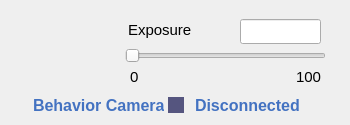
            <widget class="QWidget" name="widget_8" native="true">
             <property name="sizePolicy">
              <sizepolicy hsizetype="Fixed" vsizetype="Fixed">
               <horstretch>0</horstretch>
               <verstretch>0</verstretch>
              </sizepolicy>
             </property>
             <property name="minimumSize">
              <size>
               <width>350</width>
               <height>125</height>
              </size>
             </property>
             <widget class="QLabel" name="label_13">
              <property name="geometry">
               <rect>
                <x>130</x>
                <y>66</y>
                <width>21</width>
                <height>21</height>
               </rect>
              </property>
              <property name="font">
               <font>
                <family>Arial</family>
                <pointsize>11</pointsize>
               </font>
              </property>
              <property name="text">
               <string>0</string>
              </property>
             </widget>
             <widget class="QSlider" name="exposureSliderBCam">
              <property name="geometry">
               <rect>
                <x>125</x>
                <y>44</y>
                <width>201</width>
                <height>23</height>
               </rect>
              </property>
              <property name="orientation">
               <enum>Qt::Horizontal</enum>
              </property>
             </widget>
             <widget class="QLineEdit" name="exposureValueBCam">
              <property name="geometry">
               <rect>
                <x>240</x>
                <y>19</y>
                <width>81</width>
                <height>25</height>
               </rect>
              </property>
             </widget>
             <widget class="QLabel" name="behaviorcamStatusLabel">
              <property name="geometry">
               <rect>
                <x>195</x>
                <y>97</y>
                <width>115</width>
                <height>16</height>
               </rect>
              </property>
              <property name="font">
               <font>
                <family>Arial</family>
                <pointsize>12</pointsize>
                <bold>true</bold>
               </font>
              </property>
              <property name="styleSheet">
               <string notr="true">color: rgb(67, 114, 193);</string>
              </property>
              <property name="text">
               <string>Disconnected</string>
              </property>
             </widget>
             <widget class="QWidget" name="signBehaviorCamera" native="true">
              <property name="geometry">
               <rect>
                <x>168</x>
                <y>97</y>
                <width>16</width>
                <height>16</height>
               </rect>
              </property>
              <property name="styleSheet">
               <string notr="true">background-color: rgb(85, 85, 127);</string>
              </property>
             </widget>
             <widget class="QLabel" name="label_12">
              <property name="geometry">
               <rect>
                <x>128</x>
                <y>19</y>
                <width>91</width>
                <height>21</height>
               </rect>
              </property>
              <property name="font">
               <font>
                <family>Arial</family>
                <pointsize>11</pointsize>
               </font>
              </property>
              <property name="text">
               <string>Exposure</string>
              </property>
             </widget>
             <widget class="QPushButton" name="connectBehaviorCameraButton">
              <property name="geometry">
               <rect>
                <x>8</x>
                <y>19</y>
                <width>92</width>
                <height>74</height>
               </rect>
              </property>
              <property name="sizePolicy">
               <sizepolicy hsizetype="Fixed" vsizetype="Fixed">
                <horstretch>0</horstretch>
                <verstretch>0</verstretch>
               </sizepolicy>
              </property>
              <property name="minimumSize">
               <size>
                <width>92</width>
                <height>74</height>
               </size>
              </property>
              <property name="font">
               <font>
                <family>Arial</family>
                <pointsize>11</pointsize>
               </font>
              </property>
              <property name="styleSheet">
               <string notr="true">#connectBehaviorCameraButton{
background-color: transparent; 
border-image: url(:/acquisiton/Asset 13.png);
background:none;
border:none;
background-repeat:none;
}
#connectBehaviorCameraButton:pressed
{
border-image:url(:/acquisiton/Asset 13_pre.png);
background-repeat: no-repeat;
}</string>
              </property>
              <property name="text">
               <string/>
              </property>
             </widget>
             <widget class="QLabel" name="label_17">
              <property name="geometry">
               <rect>
                <x>33</x>
                <y>97</y>
                <width>131</width>
                <height>16</height>
               </rect>
              </property>
              <property name="font">
               <font>
                <family>Arial</family>
                <pointsize>12</pointsize>
                <bold>true</bold>
               </font>
              </property>
              <property name="styleSheet">
               <string notr="true">color: rgb(67, 114, 193);</string>
              </property>
              <property name="text">
               <string>Behavior Camera</string>
              </property>
             </widget>
             <widget class="QLabel" name="label_14">
              <property name="geometry">
               <rect>
                <x>290</x>
                <y>66</y>
                <width>31</width>
                <height>21</height>
               </rect>
              </property>
              <property name="font">
               <font>
                <family>Arial</family>
                <pointsize>11</pointsize>
               </font>
              </property>
              <property name="text">
               <string>100</string>
              </property>
              <property name="alignment">
               <set>Qt::AlignRight|Qt::AlignTrailing|Qt::AlignVCenter</set>
              </property>
             </widget>
            </widget>
